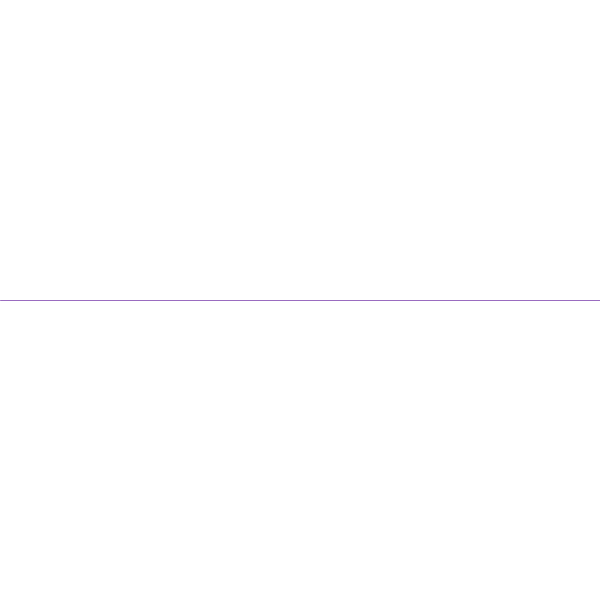
Frame 1 (no input)
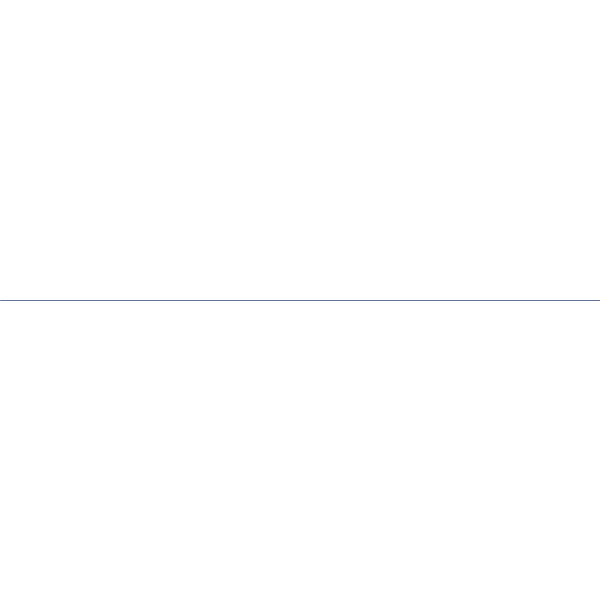
Frame 60 (the mouse pressed at the canvas centre just before this capture)
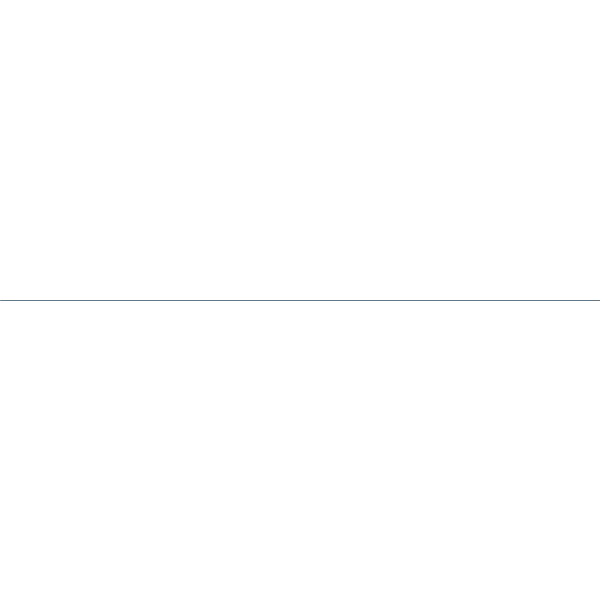
Frame 120 (the mouse held since frame 60 and released just before this capture)

The Processing sketch that drew these frames (run headless with seeded random() and noise(); from frame 60 on, the mouse is pressed at the canvas centre):

// Processing sketch: koch_coral
// ── koch_coral.pde
float nFrame = 0;
ArrayList<KochLine> lines;

class KochLine {
  PVector start;
  PVector end;
  
  KochLine(PVector a, PVector b) {
    start = a.get();
    end = b.get();
  }
  
  void display(){
    float r = map(noise(nFrame), 0, 1, 0, 255);
    float g = map(noise(nFrame + 100), 0, 1, 0, 255);
    float b = map(noise(nFrame + 200) , 0, 1, 0, 255);
    //float weight = map(noise(nFrame/2), 0, 1, 1, 20);
    stroke(r, g, b);
    strokeWeight(1); //strokeWeight(weight);
    strokeJoin(MITER);
    line(start.x, start.y, end.x, end.y);
  }
  
  PVector kochA() {
    return start.get();
  }
  
  PVector kochB() {
    PVector v = PVector.sub(end, start);
    v.div(3);
    v.add(start);
    return v;
  }
  
  PVector kochC() {
    PVector a = start.get();
    PVector v = PVector.sub(end,start);
    int upDown = random(1) > 0.5 ? -1 : 1;
    v.div(3);
    a.add(v);
    v.rotate(upDown*radians(60));
    a.add(v);
    
    return a;
  }
  
  PVector kochD() {
    PVector v = PVector.sub(end, start);
    v.mult(2/3.0);
    v.add(start);
    return v;
  }
  
  PVector kochE() {
    return end.get();
  }
}

void generate() {
  ArrayList next = new ArrayList<KochLine>();
  for (KochLine l : lines) {
    
    PVector a = l.kochA();
    PVector b = l.kochB();
    PVector c = l.kochC();
    PVector d = l.kochD();
    PVector e = l.kochE();
    
    next.add(new KochLine(a,b));
    next.add(new KochLine(b,c));
    next.add(new KochLine(c,d));
    next.add(new KochLine(d,e));
  }
  lines = next;
}

void setup() {
    size(600, 600);
    lines = new ArrayList<KochLine>();
    PVector start = new PVector(0, height/2);
    PVector end = new PVector(width, height/2);
    
    lines.add(new KochLine(start,end));
}

void draw() {
  nFrame += 0.01;
  background(255);
  for (KochLine l: lines){
    l.display();
  }
}

void mouseClicked() {
  background(#FFFFFF);
  generate();
}
